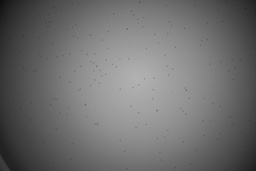
#> input picture image_processing/W_A1_0_3.jpg, 256 x 171 px, shrunk from 5472 x 3648 before the run, found by its file name
$ python 4.full.py
#> lines starting #> are read from the running program, lines starting #| are printed output that depends on the picture
import cv2
import numpy as np
import time

# 載入圖片
img = cv2.imread("D:\\Python\\trainnig\\W_A1_0_3.jpg")
#> img is the input picture: shape (171, 256, 3); min 12, max 179, mean 110.7

# ----BGR2GRAY-------------------------------------
# 分離成單通道 b, g, r
b, g, r = img[:,:,0],img[:,:,1],img[:,:,2]

# 轉灰階圖 # Gray =  0.299 R + 0.587 G + 0.114 B
imgGray = np.uint8((0.3*r + 0.59*g + 0.11*b))


# ----Smooth-------------------------------------------------

filter_size = 5
#filter = np.array(([1,2,1],[2,4,2],[1,2,1])) / 16  # gaussuan
filter = np.ones((filter_size, filter_size), dtype=np.float32) / filter_size**2   #averge

# 定義圖片寬高與filter寬高
h = imgGray.shape[0]
#> h = 171
w= imgGray.shape[1]
#> w = 256
filter_h = filter.shape[0]
filter_w = filter.shape[1]

# # 以filter的中心點 定義迴圈範圍
x1 = np.int32((filter_h - 1)/ 2)
y1 = np.int32((filter_w - 1)/ 2)
x2 = np.int32(h - (filter_h - 1)/ 2)
#> x2 = 169
y2 = np.int32(w - (filter_w - 1)/ 2)
#> y2 = 254

# 計算開始時間
start1 = time.process_time()

# 掃描像素做捲積
for i in range(x1,x2):
    m = i- x1 # 0~
    for j in range(y1,y2):
        n = j- y1 # 0~

        #像素移動 filter也會跟著動
        K = imgGray[m: m+ filter_h, n: n+ filter_w]

        # 把捲積的結果替換回原始圖的1個像素
        imgGray[i,j] = np.sum(K * filter)

imgSmooth = imgGray # 圖片重新存成Smooth

end1 = time.process_time()
print("smooth time:",end1-start1)

# cv2.imwrite("full-smooth_gaussian_3x3.jpg",imgSmooth)
cv2.imwrite("smooth_avg_5x5.jpg",img)


#------------threshold--------------------------------------------------


# 定義閥值參數
a = 10
b = 0.5

# global mean 效果不好
# mean_global = np.mean(img)

start2 = time.process_time()

for i in range(x1,x2): # i 從 filter中心開始
    # 定義 filter範圍
    m = i - x1 # 從0開始

    for j in range(y1,y2):
        # 定義 filter範圍
        n = j -y1 #從0開始

        # 把 filter範圍內的值存進矩陣 L
        L = imgSmooth[m: m+ filter_h, n: n+ filter_w]

        # 對 filter內的所有像素取標準差與平均值，找出threshold
        mean = np.mean(L)
        stdv = np.std(L)
        t = a * stdv + b * mean # threshold value

        # 對每個點做二值化
        if (imgSmooth[m,n] > t):
            imgSmooth[m,n] = 255
        else:
            imgSmooth[m,n] = 0
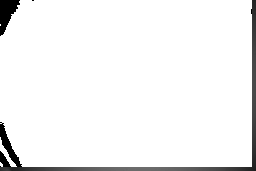
#> imgSmooth: shape (171, 256); min 0, max 255, mean 243.3

imgBinary = imgSmooth

end2 = time.process_time()
print(("threshold time",end2-start2))

cv2.imwrite("full-threshold_variable_avg_a=10,b=0.5.jpg", imgBinary)


#-------------------closing------------------------------------------

kernel = np.ones((5,5),np.uint8)
img_closing = cv2.morphologyEx(imgBinary,cv2.MORPH_CLOSE,kernel)
cv2.imwrite("closing_cv_avg.jpg", np.hstack((imgBinary,img_closing)))
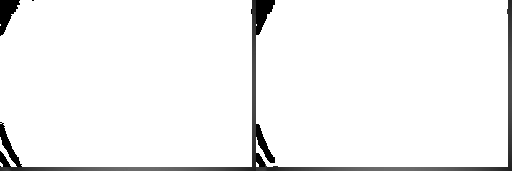
#> saved as closing_cv_avg.jpg: shape (171, 512); min 0, max 255, mean 243.4
